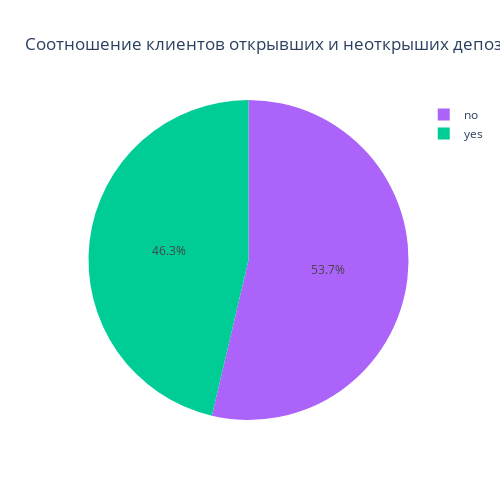

The notebook cell this image was saved under:
### Code cell
fig=px.pie(
    data_frame=cleaned_df['deposit'],
    names = 'deposit',
    title='Соотношение клиентов открывших и неоткрыших депозит',
    color = 'deposit',
    color_discrete_map={'Male':'blue','Female':'pink'},
    width=500,
    height=500
)
fig.show()

### Figure 1 — Plotly figure (JSON) as saved in the notebook; plotly's stock layout.template omitted (floating-point values rounded to 4 significant figures; data arrays with more than 128 entries replaced by an {"elided": "..."} marker saying what was removed)
{"data": [{"customdata": {"elided": "10105x1 str values"}, "domain": {"x": [0, 1], "y": [0, 1]}, "hovertemplate": "deposit=%{customdata[0]}<extra></extra>", "labels": {"elided": "10105 str values"}, "legendgroup": "", "marker": {"colors": {"elided": "10105 str values"}}, "name": "", "showlegend": true, "type": "pie"}], "layout": {"height": 500, "legend": {"tracegroupgap": 0}, "title": {"text": "Соотношение клиентов открывших и неоткрыших депозит"}, "width": 500}}
